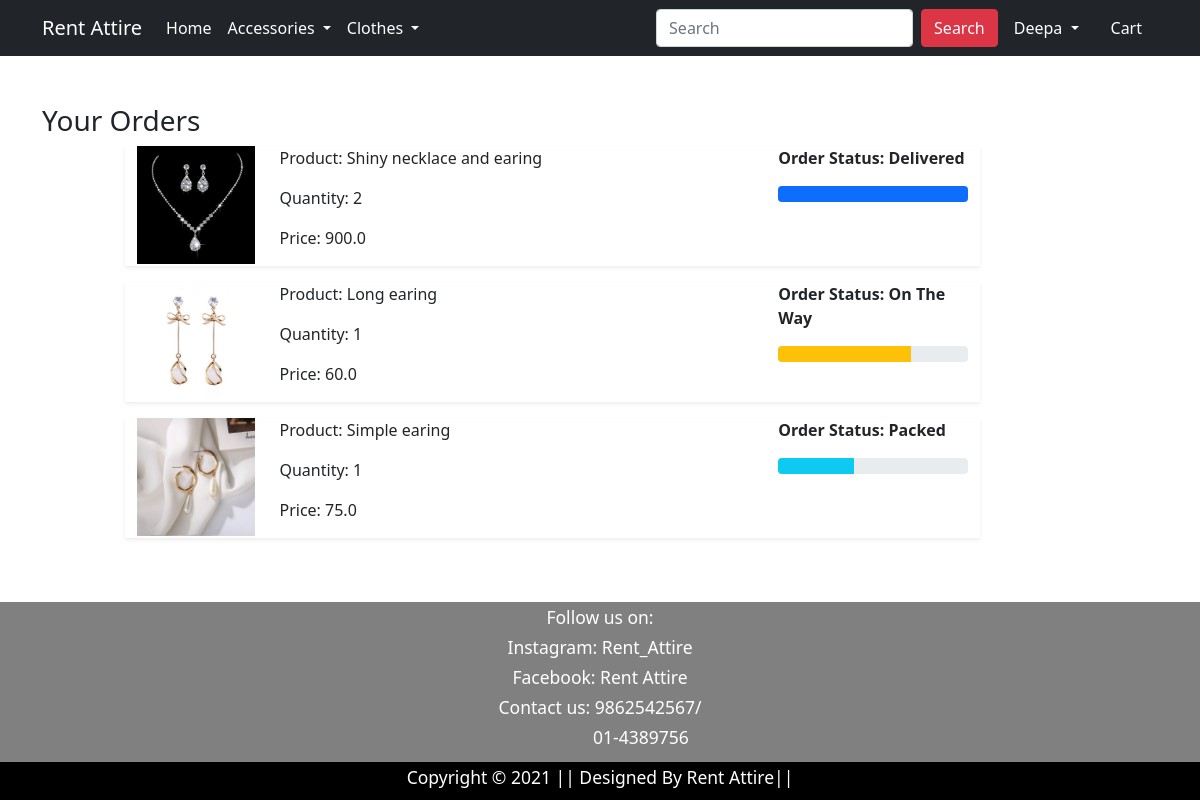
Screenshot of /orders/ (signed in) with the database file from the repository.
### app/models.py (models this page shows, shortened)
class OrderPlaced(models.Model):
    user = models.ForeignKey(User, on_delete=models.CASCADE)
    customer = models.ForeignKey(Customer, on_delete=models.CASCADE)
    product = models.ForeignKey(Product, on_delete=models.CASCADE)
    quantity = models.PositiveIntegerField(default = 1)
    ordered_date = models.DateTimeField(auto_now_add=True)
    status = models.CharField(max_length=50, choices =STATUS_CHOICES, default='Pending')
    @property
    def total_cost(self):
        return self.quantity * self.product.discounted_price

class Product(models.Model):
    title = models.CharField(max_length=100)
    renting_price = models.FloatField()
    discounted_price = models.FloatField()
    description = models.TextField()
    category = models.CharField(choices = CATEGORY_CHOICES, max_length=2)
    materialandcare = models.TextField(null=True)
    product_image = models.ImageField(upload_to='producting')

### app/views.py (the view)
# urls.py: path('orders/', views.orders, name='orders'),
@login_required
def orders(request):
    op = OrderPlaced.objects.filter(user=request.user)
    return render(request, 'app/orders.html',{'order_placed':op})

### app/templates/app/orders.html (shortened to what this page needs)
{% extends 'app/base.html' %}
{% load static %}
{% block main-content %}
<div class="container my-5">
 <div class="row">
 <h3> Your Orders </h3>
  <div class="col-sm-9 offset-sm-1">
   {% for op in order_placed %}
   <div class="row shadow-sm mb-3">
       <div class="col-sm-2">
           <img src="{{op.product.product_image.url}}" alt="" srcset="" class="img-fluid" height="150" width="150">
       </div>
       <div class="col-sm-7">
           <p>Product: {{op.product.title}}</p>
           <p>Quantity: {{op.quantity}}</p>
           <p>Price: {{op.total_cost}}</p>
       </div>
       <div class="col-sm-3 fw-bold">
           <p>Order Status: {{op.status}}</p>
           {% if op.status == 'Packed' %}
           <div class="progress">
               <div class="progress-bar bg-info" role="progressbar" style="width: 40%" aria-valuenow="20" aria-valuemin="0" aria-valuemax="100"></div>
           </div>
           {% endif %}
          {% if op.status == 'On The Way' %}
           <div class="progress">
               <div class="progress-bar bg-warning" role="progressbar" style="width: 70%" aria-valuenow="20" aria-valuemin="0" aria-valuemax="100"></div>
           </div>
           {% endif %}
           {% if op.status == 'Delivered' %}
           <div class="progress">
               <div class="progress-bar bg-sucess" role="progressbar" style="width: 100%" aria-valuenow="20" aria-valuemin="0" aria-valuemax="100"></div>
           </div>
           {% endif %}
       </div>
      </div>
       {% endfor %}
  </div>
 </div>
</div>
{% endblock main-content %}

### app/templates/app/base.html (shortened to what this page needs)
<!doctype html>
{% load static %}
<html lang="en">
  <head>
    <link href="https://cdn.jsdelivr.net/npm/bootstrap@5.0.0-beta1/dist/css/bootstrap.min.css" rel="stylesheet">
    <link rel="stylesheet" href="{% static 'app/css/owl.carousel.min.css' %}">
    <link rel="stylesheet" href="{% static 'app/css/all.min.css' %}">
    <link rel="stylesheet" href="{% static 'app/css/style.css' %}">
  </head>
  <body>
    <nav class="navbar navbar-expand-lg navbar-dark bg-dark">
     <div class="container">
       <a class="navbar-brand" href="/">Rent Attire</a>
       <div class="collapse navbar-collapse" id="navbarSupportedContent">
         <ul class="navbar-nav me-auto mb-2 mb-lg-0">
           <li class="nav-item">
             <a class="nav-link active" aria-current="page" href="/">Home</a>
           </li>
           <li class="nav-item dropdown">
             <a class="nav-link dropdown-toggle text-white" href="#" id="fashionDropdown" role="button" data-bs-toggle="dropdown" aria-expanded="false">
               Accessories
             </a>
           </li>
           <li class="nav-item dropdown">
             <a class="nav-link dropdown-toggle text-white" href="#" id="fashionDropdown" role="button" data-bs-toggle="dropdown" aria-expanded="false">
               Clothes
             </a>
           </li>
         </ul>
         <form  action="/search" method="GET" class="d-flex">
           <input class="form-control me-2" name="keyword" type="search" placeholder="Search" required aria-label="Search">
           <button class="btn btn-danger" type="submit">Search</button>
         </form>
         <div>
          <ul class="navbar-nav me-auto mb-2 mb-lg-0">
            {% if request.user.is_authenticated %}
           <li class="nav-item dropdown mx-2">
              <a class="nav-link dropdown-toggle text-white" href="#" id="profileDropdown" role="button" data-bs-toggle="dropdown" aria-expanded="false">
                {{request.user.username|capfirst}}
              </a>
            </li>
            <li class="nav-item mx-2">
             <a href="{% url 'showcart' %}" class="nav-link text-white"> Cart </a>
            </li>
            {% endif %}
          </ul>
         </div>
       </div>
     </div>
    </nav>
    {% block main-content %} {% endblock main-content %}
    <div class="footer">
    <small class="text-white"> Follow us on:<br> Instagram: Rent_Attire <br> Facebook: Rent Attire <br> Contact us: 9862542567/ <br> &nbsp;&nbsp;&nbsp;&nbsp;&nbsp;&nbsp;&nbsp;&nbsp;&nbsp;&nbsp;&nbsp;&nbsp;&nbsp;&nbsp;&nbsp;&nbsp;&nbsp; 01-4389756</small>
      <div class="footer-bottom">
        <small class="text-white">Copyright &copy; 2021 || Designed By Rent Attire|| </small>
      </div>
    </div>
  </body>
</html>

### app/templates/app/base.html (style rules this page uses)
.footer { position:relative; background-color:gray; text-align: center; font-size: 20px; height: 200px; bottom: 0%; }
.footer .footer-bottom { background-color:black; color:black; height: 40px; width: 100%; text-align: center; position: absolute; font-size: 20px; bottom: 0px; left: 0px; }

### rows the page displays
OrderPlaced: product.product_image (picture), product "Shiny necklace and earing", quantity "2", total_cost "900.0", status "Delivered"
OrderPlaced: product.product_image (picture), product "Long earing", quantity "1", total_cost "60.0", status "On The Way"
OrderPlaced: product.product_image (picture), product "Simple earing", quantity "1", total_cost "75.0", status "Packed"

### other values shown
{{ request.user.username|capfirst }} "Deepa"
